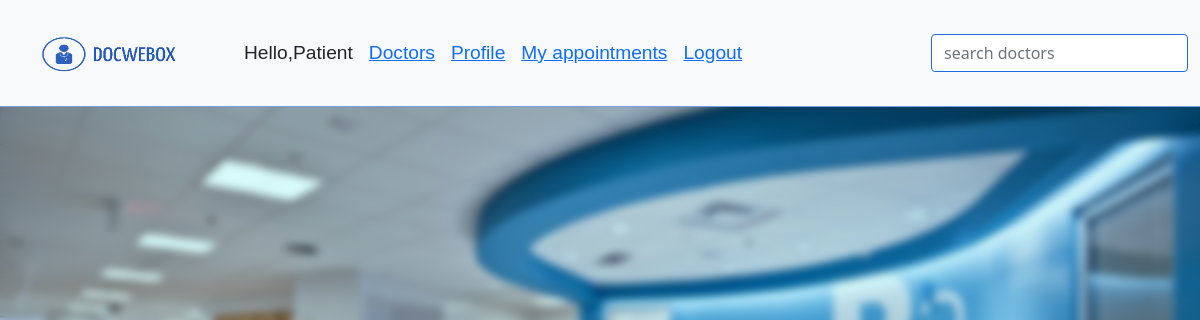
The app's page /php/user_hub.php (signed in), older data.
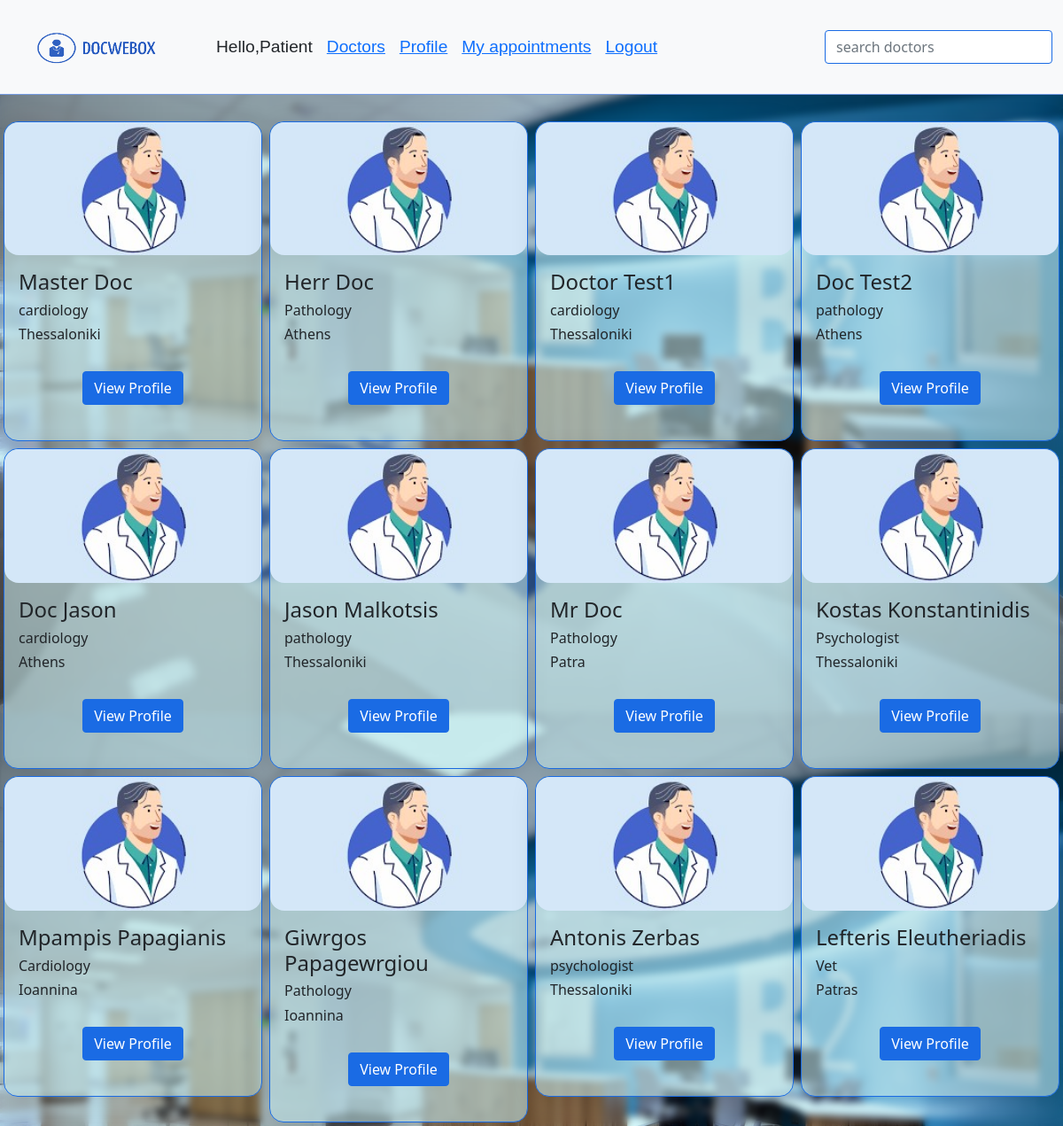
The same page, newer data.
### tables this page shows
CREATE TABLE `profile` (
  `id` int(11) NOT NULL,
  `user_id` int(11) NOT NULL,
  `FirstName` varchar(60) NOT NULL,
  `SureName` varchar(60) NOT NULL,
  `Address` varchar(50) NOT NULL,
  `PhoneNumber` varchar(20) NOT NULL,
  `email` varchar(50) NOT NULL,
  `Specialization` varchar(60) NOT NULL,
  `bio` varchar(200) NOT NULL
);

### php/user_hub.php (the view, shortened to what this page needs)
<!DOCTYPE html>
<html>
    <head>
        <link href="https://cdn.jsdelivr.net/npm/bootstrap@5.0.2/dist/css/bootstrap.min.css"
        rel="stylesheet">
        <link rel="stylesheet" href="../css/patient_hub.css">
    </head>
    <body>
      <?php
            include 'connect.php';
              echo '<nav class="navbar navbar-expand-lg navbar-light bg-light sticky-top">
                <div class="container-fluid">
                  <a class="navbar-brand" href="#">
                      <img src="../img/logo.png" width="200" height="80" class="d-inline-block align-top" alt="">
                  </a>
                  <button class="navbar-toggler" type="button" data-bs-toggle="collapse" data-bs-target="#navbarSupportedContent" aria-controls="navbarSupportedContent" aria-expanded="false" aria-label="Toggle navigation">
                    <span class="navbar-toggler-icon"></span>
                  </button>
                  <div class="collapse navbar-collapse" id="navbarSupportedContent">
                    <ul class="navbar-nav me-auto mb-2 mb-lg-0">
                      <li class="nav-item">
                        <a>Hello,' . $_SESSION["username"] .'</a>
                      </li>
                      <li class="nav-item active">
                        <a href="user_hub.php">Doctors</a>
                      </li>
                      <li class="nav-item active">
                        <a href="user_profile_edit.php">Profile</a>
                      </li>
                      <li class="nav-item active">
                        <a href="user_appointment.php">My appointments</a>
                      </li>
                      <li class="nav-item active">
                        <a href="nukeSession.php">Logout</a>
                      </li>
                    </ul>
                    <form class="d-flex">
                      <input type="text" name="searchbox" id="searchbox" class="filterinput form-control" placeholder="search doctors">
                    </form>
                  </div>
                </div>
              </nav>';
        ?>
        <br>
        <?php
            $query = "SELECT * from users u, profile p where type='doctor' and user_id = u.id";
            $result = mysqli_query($conn, $query);
            if (mysqli_num_rows($result) > 0) {
                echo '<div class="d-flex flex-wrap">';
                while($row = $result->fetch_assoc()){
                    echo '<div class="col-sm-3 doctors">
                            <div class="blog-item m-1">
                              <div class="card">
                              <img src="../img/profile2.jpg" class=" doctor-profile-pic card-img-top">
                              <div class="card-body">
                              <h4 class="card-title">' . $row['FirstName']." ". $row['SureName']  .'</h4>
                                <h6 class="card-text">' . $row['Specialization']  . '</h6><h6>'  .$row['Address'] .' </h6>
                                <div class="text-center"><a href="doctor_profile_view.php?id=' . $row['user_id'] . '" class="btn btn-primary">View Profile</a></div>
                              </div>
                              </div>
                            </div>
                          </div>';
                }
                echo '</div>';
              }
        ?>
    </body>
</html>

### css/patient_hub.css (style rules this page uses)
html { height: 100vh; }
body { margin: 0; min-height: 100%; background: rgba(214, 250, 250, 0.966); background-image: url("../img/Hospital_interior.jpg"); background-blend-mode: multiply; background-size: cover; box-shadow: 0 4px 30px rgba(0, 0, 0, 0.1); backdrop-filter: blur(4px); -webkit-backdrop-filter: blur(4px); overflow-y: auto; overflow-x: hidden; }
.doctor-profile-pic { border-radius: 16px; }
.navbar { margin-bottom: 0.1rem; background: rgba(190, 225, 228, 0.6); border-bottom: 1px solid rgba(39, 101, 214, 0.616); }
.nav-item { margin-left: 1rem; font-family:Arial, Helvetica, sans-serif; text-decoration: none; font-size: 1.2rem; font-weight: 400; line-height: 1.5; color: #212529; }
#searchbox { border: 1px solid rgb(26, 107, 228); }
.card { background: rgba(190, 225, 228, 0.6); border-radius: 16px; box-shadow: 0 4px 30px rgba(0, 0, 0, 0.1); backdrop-filter: blur(5.4px); -webkit-backdrop-filter: blur(5.4px); border: 1px solid rgb(26, 107, 228); }
.btn-primary { margin: 1.5rem; background-color: rgb(26, 107, 228); border-color:rgb(26, 107, 228); }

Row changes from the older to the newer data that the page shows:
added profile: FirstName "Master", SureName "Doc", Specialization "cardiology", Address "Thessaloniki"
added profile: FirstName "Herr", SureName "Doc", Specialization "Pathology", Address "Athens"
added profile: FirstName "Doctor", SureName "Test1", Specialization "cardiology", Address "Thessaloniki"
added profile: FirstName "Doc", SureName "Test2", Specialization "pathology", Address "Athens"
added profile: FirstName "Doc", SureName "Jason", Specialization "cardiology", Address "Athens"
added profile: FirstName "Jason", SureName "Malkotsis", Specialization "pathology", Address "Thessaloniki"
added profile: FirstName "Mr", SureName "Doc", Specialization "Pathology", Address "Patra"
added profile: FirstName "Kostas", SureName "Konstantinidis", Specialization "Psychologist", Address "Thessaloniki"
added profile: FirstName "Mpampis", SureName "Papagianis", Specialization "Cardiology", Address "Ioannina"
added profile: FirstName "Giwrgos", SureName "Papagewrgiou", Specialization "Pathology", Address "Ioannina"
added profile: FirstName "Antonis", SureName "Zerbas", Specialization "psychologist", Address "Thessaloniki"
added profile: FirstName "Lefteris", SureName "Eleutheriadis", Specialization "Vet", Address "Patras"
